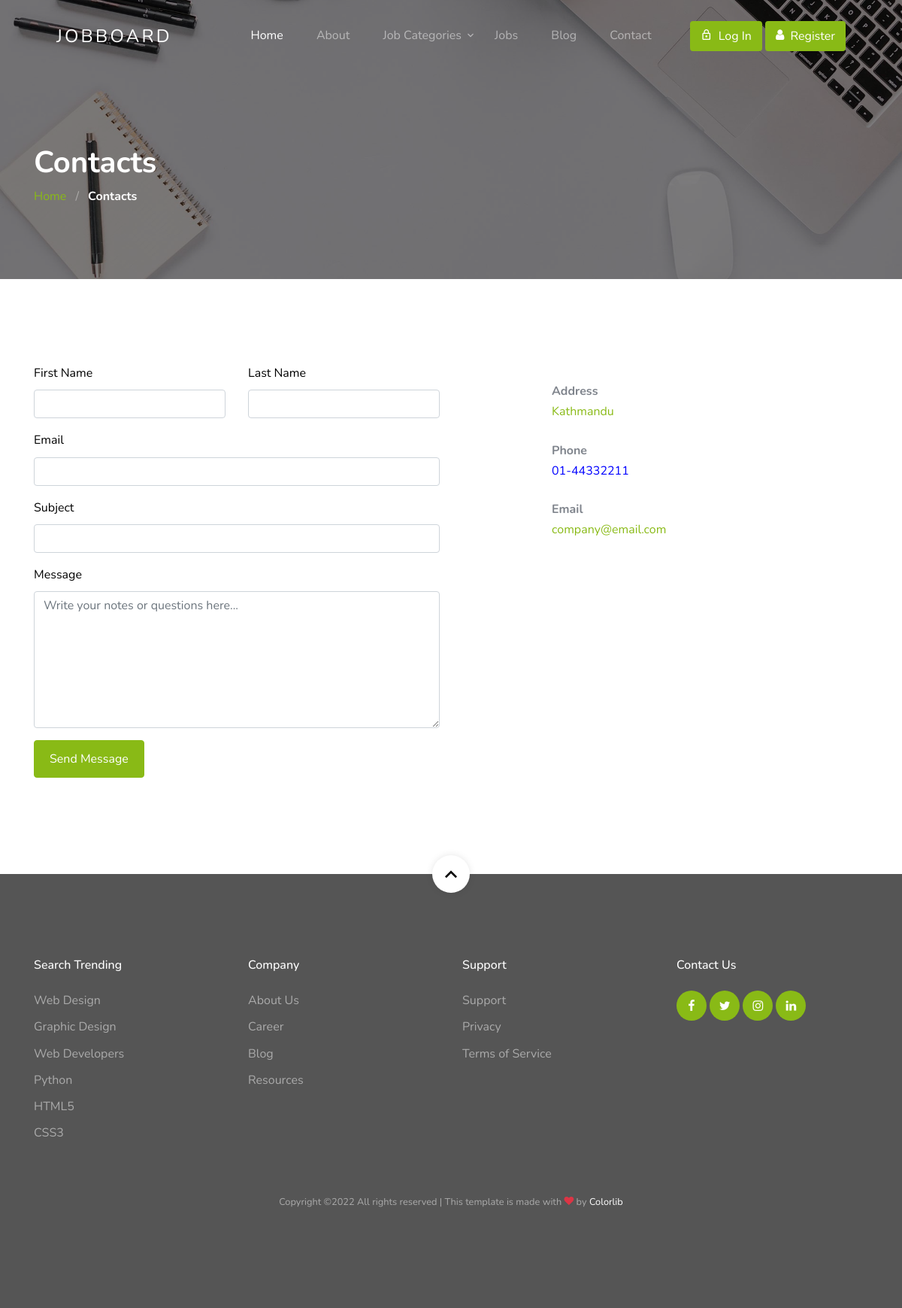
The page /info/contacts on the database as committed earlier.
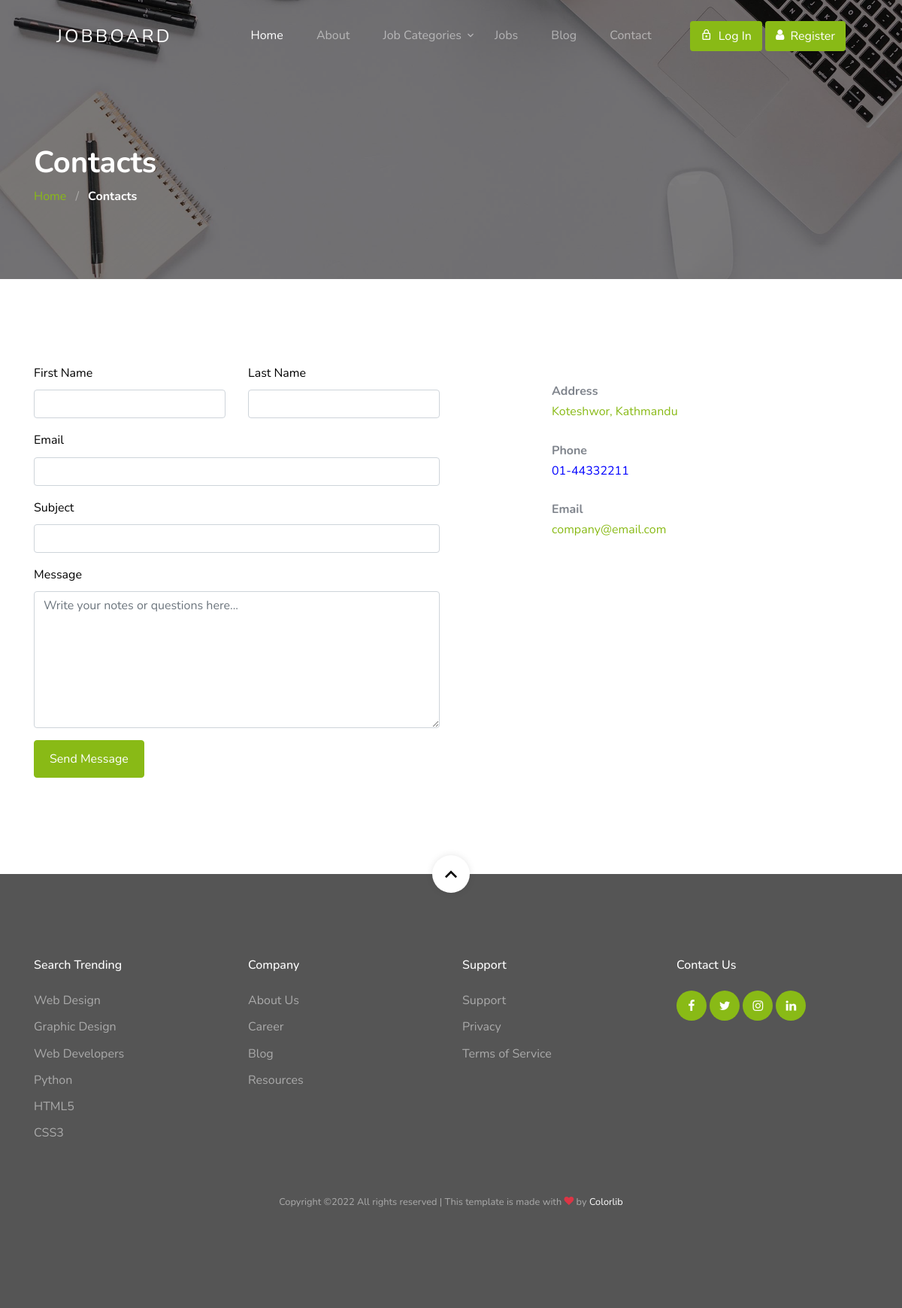
The same page on the database as committed later.
### information/models.py (models this page shows, shortened)
class Information(models.Model):
    title = models.CharField(max_length=255)
    section = models.ForeignKey(Section, on_delete=models.CASCADE, default=1)
    details = RichTextUploadingField()
    status = models.BooleanField(default=True)

### information/views.py (the view)
# urls.py: path('contacts', views.show_contacts, name='contacts'),
def show_contacts(request):
    info = Information.objects.filter(section__title='Contacts')
    return render(request, 'contacts.html', {'info': info})

### jobs/context_processors.py (called while the page is built)
def get_categories(request):
    categories = Category.objects.all()
    return {'categories': categories, 'MEDIA_URL': MEDIA_URL}

### templates/contacts.html
{% extends 'base.html' %}
{% load static %}
{% block content %}
<section class="section-hero overlay inner-page bg-image"
         style="background-image: url('{% static 'theme/images/hero_1.jpg' %}');"
         id="home-section">
    <div class="container">
        <div class="row">
            <div class="col-md-7">
                <h1 class="text-white font-weight-bold">Contacts</h1>
                <div class="custom-breadcrumbs">
                    <a href="#">Home</a> <span class="mx-2 slash">/</span>
                    <span class="text-white"><strong>Contacts</strong></span>
                </div>
            </div>
        </div>
    </div>
</section>
<section class="site-section" id="next-section">
    <div class="container">
        <div class="row">
            <div class="col-lg-6 mb-5 mb-lg-0">
                <form action="#" class="">
                    <div class="row form-group">
                        <div class="col-md-6 mb-3 mb-md-0">
                            <label class="text-black" for="fname">First Name</label>
                            <input type="text" id="fname" class="form-control">
                        </div>
                        <div class="col-md-6">
                            <label class="text-black" for="lname">Last Name</label>
                            <input type="text" id="lname" class="form-control">
                        </div>
                    </div>
                    <div class="row form-group">
                        <div class="col-md-12">
                            <label class="text-black" for="email">Email</label>
                            <input type="email" id="email" class="form-control">
                        </div>
                    </div>
                    <div class="row form-group">
                        <div class="col-md-12">
                            <label class="text-black" for="subject">Subject</label>
                            <input type="subject" id="subject" class="form-control">
                        </div>
                    </div>
                    <div class="row form-group">
                        <div class="col-md-12">
                            <label class="text-black" for="message">Message</label>
                            <textarea name="message" id="message" cols="30" rows="7" class="form-control"
                                      placeholder="Write your notes or questions here..."></textarea>
                        </div>
                    </div>
                    <div class="row form-group">
                        <div class="col-md-12">
                            <input type="submit" value="Send Message" class="btn btn-primary btn-md text-white">
                        </div>
                    </div>
                </form>
            </div>
            <div class="col-lg-5 ml-auto">
                <div class="p-4 mb-3 bg-white">
                    {% for data in info %}
                        <p class="mb-0 font-weight-bold">{{ data.title }}</p>
                        <p class="mb-4">
                            <a href="#" {% if data.title == 'Phone' %} style="color: blue;" {% endif %}>
                            {{ data.details }}
                            </a>
                        </p>
                    {% endfor %}
                </div>
            </div>
        </div>
    </div>
</section>
{% endblock %}

Rows that differ between the two databases and show on the page:
changed Information "Address": details "Kathmandu" → "Koteshwor, Kathmandu"
